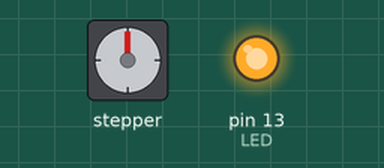
Recording of a sketch running on a simulated Arduino Uno, built with avr-gcc and run on an emulated ATmega328P. On the bench: stepper motor, output pins drawn as LEDs (lit = HIGH). Wiring (inferred from the names in the program): stepper motor driver (200 steps per turn assumed): step pin 8; direction pin 10. Pins used as bus, display or sensor lines are not drawn.

Above: at 0.05 s.
At 2.5 s:
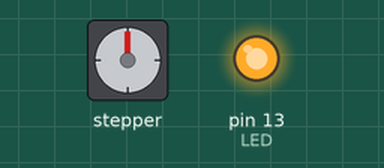
At 5.05 s:
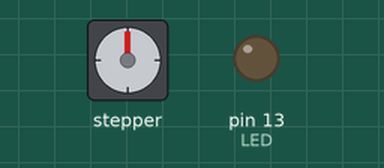
At 10.0 s:
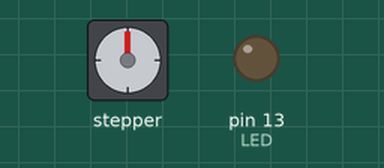
Timing chart, 0 to 13.0 s (numbered marks = the images above):
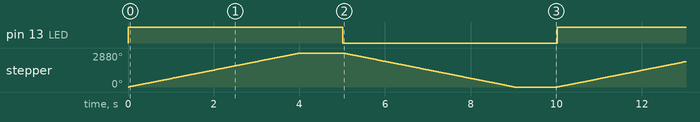

The sketch:

stepper_test.ino
```cpp
// Standalone wiring test: no serial, no GUI.
// Wiring: D8 -> PUL+, D9 -> PUL-, D10 -> DIR+, D11 -> DIR-
// Forever: 1600 steps one way (onboard LED ON), pause, 1600 steps back (LED OFF), pause.
// Steps at 400/s, slow enough that any driver should follow.

const uint8_t PUL = 8, PUL_GND = 9, DIR = 10, DIR_GND = 11, LED = 13;

void move(bool forward) {
  digitalWrite(DIR, forward ? HIGH : LOW);
  digitalWrite(LED, forward ? HIGH : LOW);
  delayMicroseconds(200);  // CL57Y needs DIR stable >125us before the first pulse
  for (int i = 0; i < 1600; i++) {
    digitalWrite(PUL, HIGH);
    delayMicroseconds(20);
    digitalWrite(PUL, LOW);
    delayMicroseconds(2480);
  }
}

void setup() {
  pinMode(PUL, OUTPUT);     digitalWrite(PUL, LOW);
  pinMode(PUL_GND, OUTPUT); digitalWrite(PUL_GND, LOW);
  pinMode(DIR, OUTPUT);     digitalWrite(DIR, LOW);
  pinMode(DIR_GND, OUTPUT); digitalWrite(DIR_GND, LOW);
  pinMode(LED, OUTPUT);
}

void loop() {
  move(true);
  delay(1000);
  move(false);
  delay(1000);
}
```

Measured:
- by itself, pin 13 (LED): alternates HIGH for 5.0 s and LOW for 5.0 s
- by itself, stepper: turns 2880° clockwise in 4.0 s, then 2880° counter-clockwise in 4.0 s, repeating every 10.0 s
